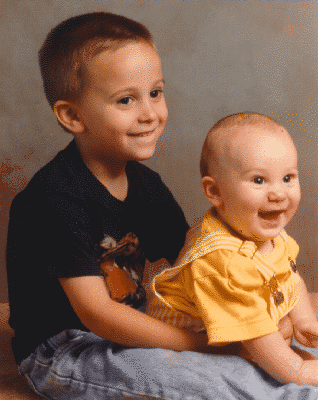
//> input picture lab1/images/kids.bmp, 318 x 400 px
$ ./main   (built with g++ and OpenCV 4)
//> lines starting //> are read from the running program, lines starting //| are printed output that depends on the picture
### lab1/src/lab1.h
//
// Created by Mihnea Jurca on 1/24/25.
//
#ifndef LAB1_H
#define LAB1_H

#include <opencv2/opencv.hpp>

cv::Mat negative_image(cv::Mat image);
cv::Mat add_scalar(cv::Mat image, int factor);
cv::Mat mul_scalar(cv::Mat image, float factor);
cv::Mat draw_squares(int rows, int cols);

#endif // LAB1_H

### lab1/src/lab1.cpp
#include <iostream>
#include <opencv2/opencv.hpp>

using namespace std;
using namespace cv;

/*
 * Create a negative image
 * Hint:
 *  Checkout clone() method provided by OpenCV
 * Args:
 *  image: input grayscale image
 * Return:
 *  negative: negative of the input image
 */
Mat negative_image(Mat image){
    Mat negative = image.clone();

    for(int i=0; i<image.rows; i++){
        for(int j=0; j<image.cols; j++){
            negative.at<uchar>(i,j) = 255 - image.at<uchar>(i,j);
        }
    }

    return negative;
}

/*
 * Add a scalar to the entire image
 * Hint:
 *  Values may overshoot
 *  Checkout clone() method provided by OpenCV
 * Args:
 *  image: input grayscale image
 *  factor: value to add to each pixel of the image
 * Variables:
 *  rows: number of rows of the image
 *  cols: number of columns of the image
 * Return:
 *  result: transformed matrix
 */
Mat add_scalar(Mat image, int factor){
    Mat result = image.clone();

    for(int i=0; i<image.rows; i++){
        for(int j=0; j<image.cols; j++){
            int value = image.at<uchar>(i,j) + factor;
            value = std::min(255, std::max(0, value));
            result.at<uchar>(i,j) = value;
        }
    }

    return result;
}

/*
 * Multiply a scalar to the entire image
 * Hint:
 *  Values may overshoot
 *  Checkout clone() method provided by OpenCV
 * Args:
 *  image: input grayscale image
 *  factor: value to multiply to each pixel of the image
 * Variables:
 *  rows: number of rows of the image
 *  cols: number of columns of the image
 * Return:
 *  result: transformed matrix
 */
Mat mul_scalar(Mat image, float factor){
    Mat result = image.clone();

    for(int i=0; i<image.rows; i++){
        for(int j=0; j<image.cols; j++){
            int value = image.at<uchar>(i,j) * factor;
            value = std::min(255, std::max(0, value));
            result.at<uchar>(i,j) = value;
        }
    }

    return result;
}

/*
 * Initialize a Mat object in order to create a square divided in four sub-squares which you are
 * going to color from top to bottom, left to right as: white, red, green, yellow
 * Hint:
 *  The channels are BGR not RGB
 *  value 0 means black 255 value means white (0 intensity to full intensity)
 *  You can initialize the image with White at the beginning
 * Args:
 *  rows: number of rows of the image
 *  cols: number of cols of the image
 * Variables:
 *  red: vector representing red color
 *  green: vector representing green color
 *  yellow: vector representing yellow color
 * Return:
 *  result: final matrix
*/
Mat draw_squares(int rows, int cols){
    Mat result = Mat::zeros(rows, cols, CV_8UC3);

    for(int i=0; i<rows/2; i++){
        for(int j=0; j<cols/2; j++){
            result.at<Vec3b>(i,j) = Vec3b(255, 255, 255);
        }
    }

    for(int i=0; i<rows/2; i++){
        for(int j=cols/2; j<cols; j++){
            result.at<Vec3b>(i,j) = Vec3b(0, 0, 255);
        }
    }

    for(int i=rows/2; i<rows; i++){
        for(int j=0; j<cols/2; j++){
            result.at<Vec3b>(i,j) = Vec3b(0, 255, 0);
        }
    }

    for(int i=rows/2; i<rows; i++){
        for(int j=cols/2; j<cols; j++){
            result.at<Vec3b>(i,j) = Vec3b(0, 255, 255);
        }
    }

    return result;
}

### lab1/main.cpp
#include <iostream>
#include <opencv2/opencv.hpp>
#include "src/lab1.h"

using namespace std;
using namespace cv;

int main(){
    Mat image = imread("images/kids.bmp", IMREAD_GRAYSCALE);
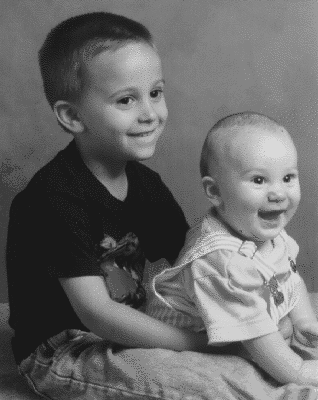
//> image: 400 rows x 318 cols, CV_8UC1; min 25, max 217, mean 104.6
    imshow("Original Image", image);
    waitKey(0);

    Mat result = negative_image(image);
//> after the loop in negative_image, `for(int i=0; i<image.rows; i++)`:
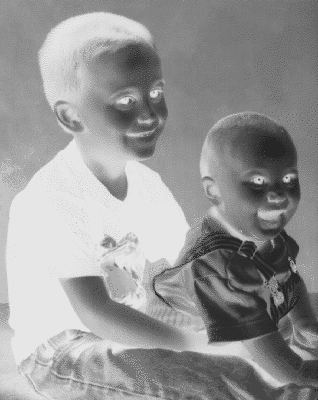
//> negative: 400 rows x 318 cols, CV_8UC1; min 38, max 230, mean 150.4
    imshow("Negative Image", result);
    waitKey(0);

    Mat result2 = add_scalar(image, 100);
//> after the loop in add_scalar, `for(int i=0; i<image.rows; i++)`:
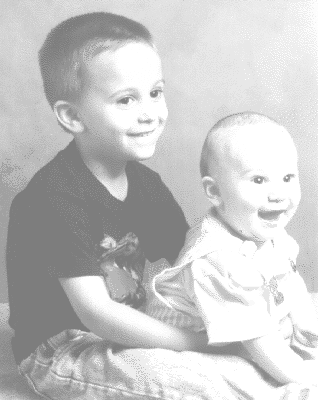
//> result: 400 rows x 318 cols, CV_8UC1; min 125, max 255, mean 199.4
    imshow("Add Scalar", result2);
    waitKey(0);

    Mat result3 = mul_scalar(image, 0.5);
//> after the loop in mul_scalar, `for(int i=0; i<image.rows; i++)`:
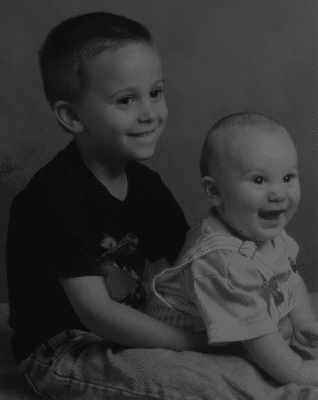
//> result: 400 rows x 318 cols, CV_8UC1; min 12, max 108, mean 52.1
    imshow("Mul Scalar", result3);
    waitKey(0);

    Mat result4 = draw_squares(256, 256);
    imshow("Draw Squares", result4);
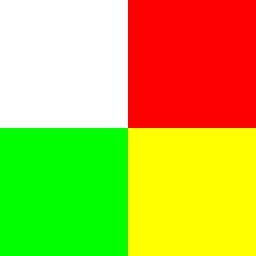
//> window 'Draw Squares': 256 rows x 256 cols, CV_8UC3; mean B, G, R 63.8, 191.2, 191.2
    waitKey(0);

    return 0;
}

$ run again, with lab1/images/afmsurf.bmp copied over lab1/images/kids.bmp
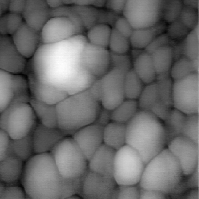
//> input picture lab1/images/afmsurf.bmp, 199 x 199 px
//> image is the input picture: 199 rows x 199 cols, CV_8UC1; min 3, max 254, mean 103.3
//> after the loop in negative_image, `for(int i=0; i<image.rows; i++)`:
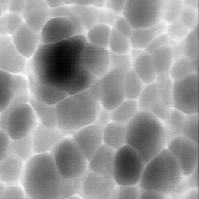
//> negative: 199 rows x 199 cols, CV_8UC1; min 1, max 252, mean 151.7
//> after the loop in mul_scalar, `for(int i=0; i<image.rows; i++)`:
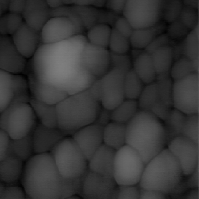
//> result: 199 rows x 199 cols, CV_8UC1; min 1, max 127, mean 51.4

$ run again, with lab1/images/alumgrns.bmp copied over lab1/images/kids.bmp
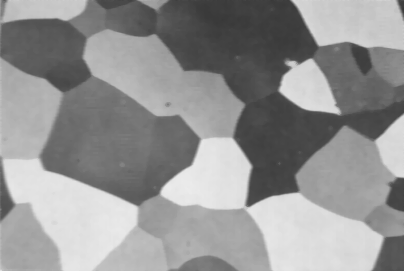
//> input picture lab1/images/alumgrns.bmp, 404 x 271 px
//> image is the input picture: 271 rows x 404 cols, CV_8UC1; min 55, max 236, mean 147.1
//> after the loop in negative_image, `for(int i=0; i<image.rows; i++)`:
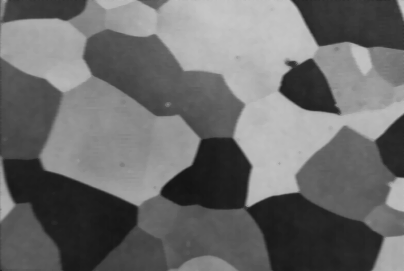
//> negative: 271 rows x 404 cols, CV_8UC1; min 19, max 200, mean 107.9
//> after the loop in mul_scalar, `for(int i=0; i<image.rows; i++)`:
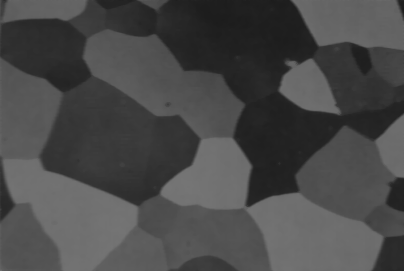
//> result: 271 rows x 404 cols, CV_8UC1; min 27, max 118, mean 73.3
